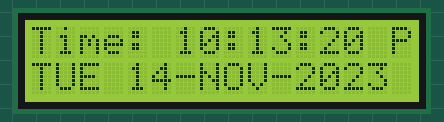
The sketch below on a simulated Arduino Uno, built with avr-gcc and run on an emulated ATmega328P. On the bench: 16×2 character LCD. The local clock reads 2024-03-15 10:24:30 at power-on unless the sketch sets it; what the sketch prints to the serial monitor is not drawn.

Above: at 0.2 s.
At 4.3 s:
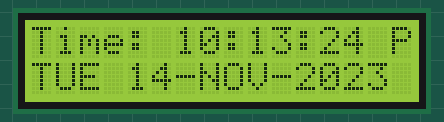
At 9.5 s:
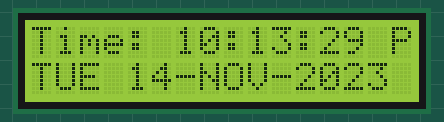
At 18.8 s:
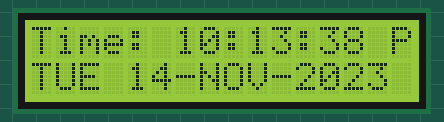
At 28.1 s:
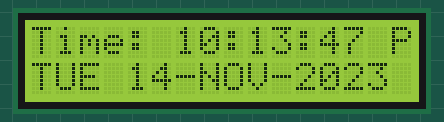
At 38.4 s:
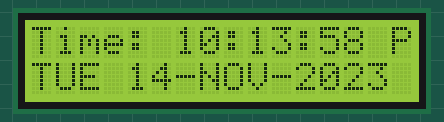

Measured:
- what the display in image 1 shows lasts 1.1 s, from 4.2 s to 5.3 s

The sketch:

rtc.ino
```cpp
#include <RTClib.h>
#include <Wire.h>
#include <LiquidCrystal_I2C.h>

RTC_DS1307 rtc;
LiquidCrystal_I2C lcd(0x27, 16, 2);   // Initialize the LCD display module

char t[32];
void setup()
{
  Serial.begin(9600);
  Wire.begin();  // for ESP01 you have to change it to Wire.begin(2,0);

  lcd.begin();   // Initialize the LCD display module
  lcd.backlight();   // Turn on the LCD backlight
  lcd.clear();


  rtc.begin();
  rtc.adjust(DateTime(F(__DATE__),F(__TIME__))); // Impontant note after first upload DS_1307 gets syncronize with current time
                                                 // so remove or commnet this line rtc.adjust after first upload and reupload the code or else it will reset DS_1307
  //rtc.adjust(DateTime(2019, 1, 21, 5, 0, 0));
}
void loop()
{
  DateTime now = rtc.now();
  sprintf(t, "%02d:%02d:%02d %02d/%02d/%02d", now.hour(), now.minute(), now.second(), now.day(), now.month(), now.year());
  Serial.print(F("Date/Time: "));
  Serial.println(t);
  lcd.setCursor(0, 0);
  lcd.print("Time: ");

  // Convert to 12-hour format
  int hour12 = now.hour() % 12;
  if (hour12 == 0) {
    hour12 = 12; // 12 AM
  }
  lcd.print(hour12);
  lcd.print(":");
  if (now.minute() < 10) {
    lcd.print("0");
  }
  lcd.print(now.minute());
  lcd.print(":");
  if (now.second() < 10) {
    lcd.print("0");
  }
  lcd.print(now.second());

  // Print AM/PM indicator
  if (now.hour() < 12) {
    lcd.print(" AM");
  } else {
    lcd.print(" PM");
  }

  // Print abbreviated day and date
  lcd.setCursor(0, 1);
  char dayAbbrev[4];
  switch (now.dayOfTheWeek()) {
    case 0:
      strcpy(dayAbbrev, "SUN");
      break;
    case 1:
      strcpy(dayAbbrev, "MON");
      break;
    case 2:
      strcpy(dayAbbrev, "TUE");
      break;
    case 3:
      strcpy(dayAbbrev, "WED");
      break;
    case 4:
      strcpy(dayAbbrev, "THU");
      break;
    case 5:
      strcpy(dayAbbrev, "FRI");
      break;
    case 6:
      strcpy(dayAbbrev, "SAT");
      break;
  }
  lcd.print(dayAbbrev);
  lcd.print(" ");
  lcd.print(now.day());
  lcd.print("-");
  char monthAbbrev[4];
  switch (now.month()) {
    case 1:
      strcpy(monthAbbrev, "JAN");
      break;
    case 2:
      strcpy(monthAbbrev, "FEB");
      break;
    case 3:
      strcpy(monthAbbrev, "MAR");
      break;
    case 4:
      strcpy(monthAbbrev, "APR");
      break;
    case 5:
      strcpy(monthAbbrev, "MAY");
      break;
    case 6:
      strcpy(monthAbbrev, "JUN");
      break;
    case 7:
      strcpy(monthAbbrev, "JUL");
      break;
    case 8:
      strcpy(monthAbbrev, "AUG");
      break;
    case 9:
      strcpy(monthAbbrev, "SEP");
      break;
    case 10:
      strcpy(monthAbbrev, "OCT");
      break;
    case 11:
      strcpy(monthAbbrev, "NOV");
      break;
    case 12:
      strcpy(monthAbbrev, "DEC");
      break;
  }
  lcd.print(monthAbbrev);
  lcd.print("-");
  lcd.print(now.year());

  delay(1000);
}
```
